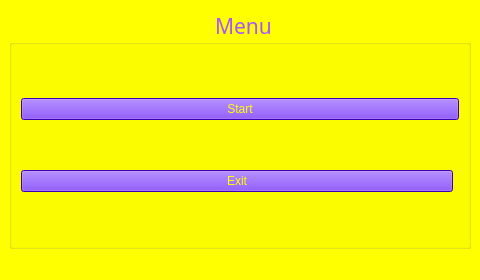
<?xml version="1.0" encoding="UTF-8"?>
<ui version="4.0">
 <class>MainWindow</class>
 <widget class="QMainWindow" name="MainWindow">
  <property name="geometry">
   <rect>
    <x>0</x>
    <y>0</y>
    <width>480</width>
    <height>280</height>
   </rect>
  </property>
  <property name="windowTitle">
   <string>MainWindow</string>
  </property>
  <property name="styleSheet">
   <string notr="true">background-color: rgb(255, 255, 0);</string>
  </property>
  <widget class="QWidget" name="centralwidget">
   <layout class="QGridLayout" name="gridLayout_2">
    <item row="0" column="0">
     <widget class="QGroupBox" name="groupBox">
      <property name="baseSize">
       <size>
        <width>0</width>
        <height>0</height>
       </size>
      </property>
      <property name="font">
       <font>
        <family>Ravie</family>
        <pointsize>16</pointsize>
       </font>
      </property>
      <property name="styleSheet">
       <string notr="true">color: rgb(170, 85, 255);</string>
      </property>
      <property name="title">
       <string>Menu</string>
      </property>
      <property name="alignment">
       <set>Qt::AlignCenter</set>
      </property>
      <layout class="QGridLayout" name="gridLayout">
       <item row="1" column="0">
        <widget class="QPushButton" name="pushButton_2">
         <property name="sizePolicy">
          <sizepolicy hsizetype="Preferred" vsizetype="Fixed">
           <horstretch>100</horstretch>
           <verstretch>0</verstretch>
          </sizepolicy>
         </property>
         <property name="styleSheet">
          <string notr="true">font: 25pt &quot;Ravie&quot;;
color: rgb(255, 255, 0);
background-color: rgb(85, 0, 255);</string>
         </property>
         <property name="text">
          <string>Exit</string>
         </property>
        </widget>
       </item>
       <item row="0" column="0" colspan="2">
        <widget class="QPushButton" name="pushButton">
         <property name="sizePolicy">
          <sizepolicy hsizetype="Preferred" vsizetype="Fixed">
           <horstretch>0</horstretch>
           <verstretch>0</verstretch>
          </sizepolicy>
         </property>
         <property name="baseSize">
          <size>
           <width>0</width>
           <height>0</height>
          </size>
         </property>
         <property name="styleSheet">
          <string notr="true">font: 25pt &quot;Ravie&quot;;
color: rgb(255, 255, 0);
background-color: rgb(85, 0, 255);</string>
         </property>
         <property name="text">
          <string>Start</string>
         </property>
        </widget>
       </item>
      </layout>
     </widget>
    </item>
   </layout>
  </widget>
  <widget class="QMenuBar" name="menubar">
   <property name="geometry">
    <rect>
     <x>0</x>
     <y>0</y>
     <width>480</width>
     <height>17</height>
    </rect>
   </property>
  </widget>
  <widget class="QStatusBar" name="statusbar"/>
 </widget>
 <resources/>
 <connections/>
</ui>
